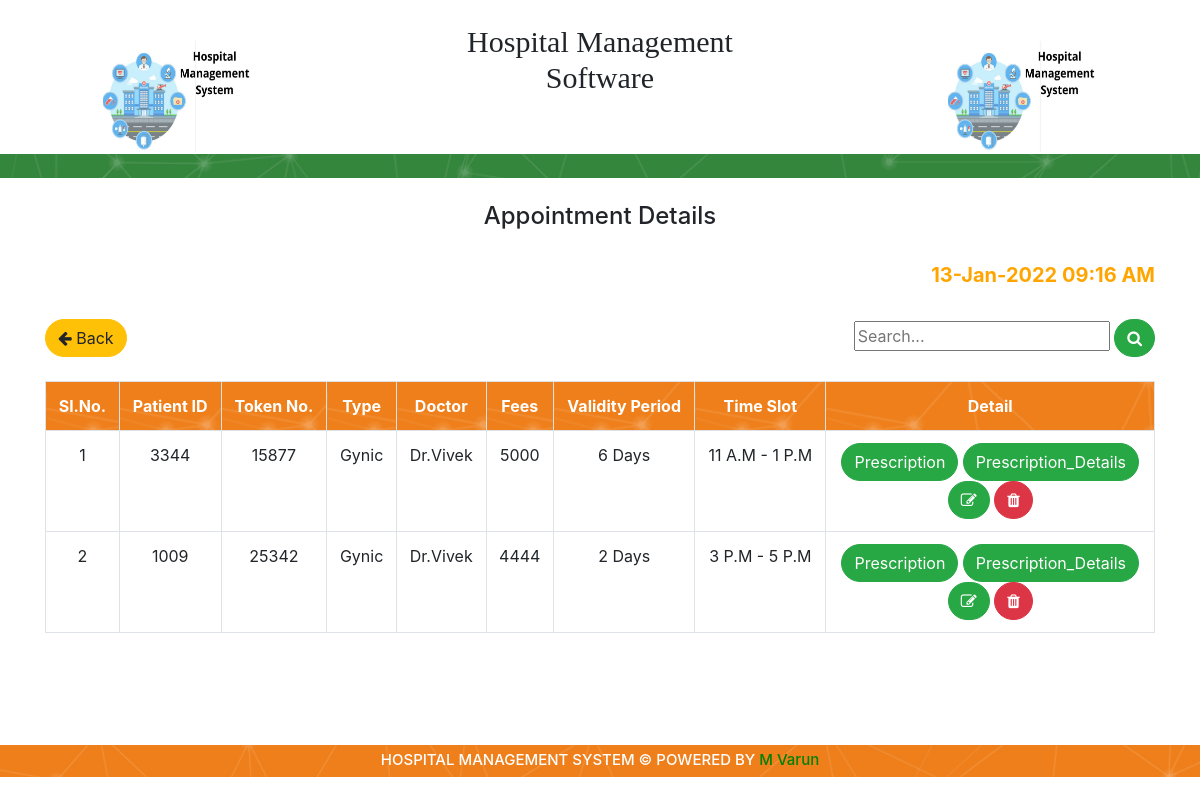
The app's page /Appointment_Details/index.php (signed in) with its own data.
### tables this page shows
CREATE TABLE `appointment_details` (
  `id` int(11) NOT NULL AUTO_INCREMENT,
  `Patient_Id` varchar(45) DEFAULT NULL,
  `Token_Number` varchar(45) DEFAULT NULL,
  `Type` varchar(45) DEFAULT NULL,
  `Doctor` varchar(45) DEFAULT NULL,
  `Fees` varchar(45) DEFAULT NULL,
  `Validity_Period` varchar(45) DEFAULT NULL,
  `Time_Slots` varchar(45) DEFAULT NULL,
  `created_by` int(11) DEFAULT NULL,
  `created_datetime` datetime DEFAULT NULL,
  `updated_by` int(11) DEFAULT NULL,
  `updated_datetime` datetime DEFAULT NULL,
  `deleted_by` int(11) DEFAULT NULL,
  `deleted_datetime` datetime DEFAULT NULL,
  `status` enum('Active','Inactive','Deleted') DEFAULT 'Active',
  `op_date` varchar(45) DEFAULT NULL,
  `op_status` int(11) DEFAULT '1',
  PRIMARY KEY (`id`),
  UNIQUE KEY `Token_Number_UNIQUE` (`Token_Number`)
);

### Appointment_Details/index.php (the view, shortened to what this page needs)
<?php ;
include '../dbConfig.php';
?>
<!DOCTYPE html>
<html>
<head>
	<link rel="stylesheet" href="https://cdnjs.cloudflare.com/ajax/libs/font-awesome/4.7.0/css/font-awesome.min.css">
	<link rel="stylesheet" href="https://stackpath.bootstrapcdn.com/bootstrap/4.3.1/css/bootstrap.min.css">
	<link rel="stylesheet" href="https://cdnjs.cloudflare.com/ajax/libs/select2/4.0.10/css/select2.min.css">
</head>
<body>
	<?php include '../header.php'; ?>
	<br>
			<div class="container">
			<h4 style="text-align: center;">Appointment Details</h4><br>
		    <h5 style="text-align: right;"> <b style="color:orange;">  <?php echo date('d-M-Y h:i A'); ?></b> </h5><br>
		    <div class="row">
					<div class="col-md-4">
						<a href="../Dashboard/" class="btn btn-warning"><i class="fa fa-arrow-left" ></i> Back</a>
					</div>
					<div class="col-md-8 text-right">
						<form method="post">
						<input type="text" name="Search" placeholder="Search...">
						<button class="btn btn-success" name="searchBtn"><i class="fa fa-search"></i></button>
					</form>
					</div>
			</div><br>
			<div class="row">
				<div class="col-md-12">
					<table class="table table-bordered ">
						<tr>
							<th>Sl.No.</th>
							<th>Patient ID</th>
							<th>Token No.</th>
							<th>Type</th>
							<th>Doctor</th>
							<th>Fees</th>
							<th>Validity Period</th>
							<th>Time Slot</th>
							<th>Detail</th>
						</tr>
						<?php
							$s=1;
							if(isset($_POST['searchBtn']))
							{
								$search = $_POST['Search'];
								$query = "select * from appointment_details where Patient_Id like '%$search%'";
							}
							else
							{
								$query = "select * from appointment_details";
							}
							$result1 = mysqli_query($conn,$query);
							while($row = mysqli_fetch_array($result1))
							{
						 ?>
						<tr>
							<td><?php echo $s++; ?></td>
							<td><?php echo $row['Patient_Id']; ?></td>
							<td><?php echo $row['Token_Number']; ?></td>
							<td><?php echo $row['Type']; ?></td>
							<td><?php echo $row['Doctor']; ?></td>
							<td><?php echo $row['Fees']; ?></td>
							<td><?php echo $row['Validity_Period']; ?></td>
							<td><?php echo $row['Time_Slots']; ?></td>
							<td>
								<a href="../prescription/?id=<?php echo $row['id']; ?>" class="btn btn-success">Prescription</a>
								<a href="../prescription_details/?id=<?php echo $row['id']; ?>" class="btn btn-success">Prescription_Details</a><br>
								<a href="../update_appointment/?id=<?php echo $row['id']; ?>" class="btn btn-success"><i class="fa fa-edit" title="Update"></i></a>
								<a title="Delete" href="../Appointment_Details/?deleteId=<?php echo $row['id']; ?>" class="btn btn-danger"><i class="fa fa-trash" title="Delete"></i></a>
							</td>
						</tr>
					        <?php } ?>
							</table>
					</div>
				</div>
			</div>
	<br>
	<br>
    <br>
    <br>
	<?php include '../footer.php'; ?>
</body>
</html>

### Appointment_Details/index.php (style rules this page uses)
th { background-image: url('../images/bg1.jpg'); color: white; text-align: center; }
td { text-align: center; }
.btn { border-radius: 20px !important; }

### records on screen
appointment_details: Patient_Id "3344", Token_Number "15877", Type "Gynic", Doctor "Dr.Vivek", Fees "5000", Validity_Period "6 Days", Time_Slots "11 A.M - 1 P.M"
appointment_details: Patient_Id "1009", Token_Number "25342", Type "Gynic", Doctor "Dr.Vivek", Fees "4444", Validity_Period "2 Days", Time_Slots "3 P.M - 5 P.M"
